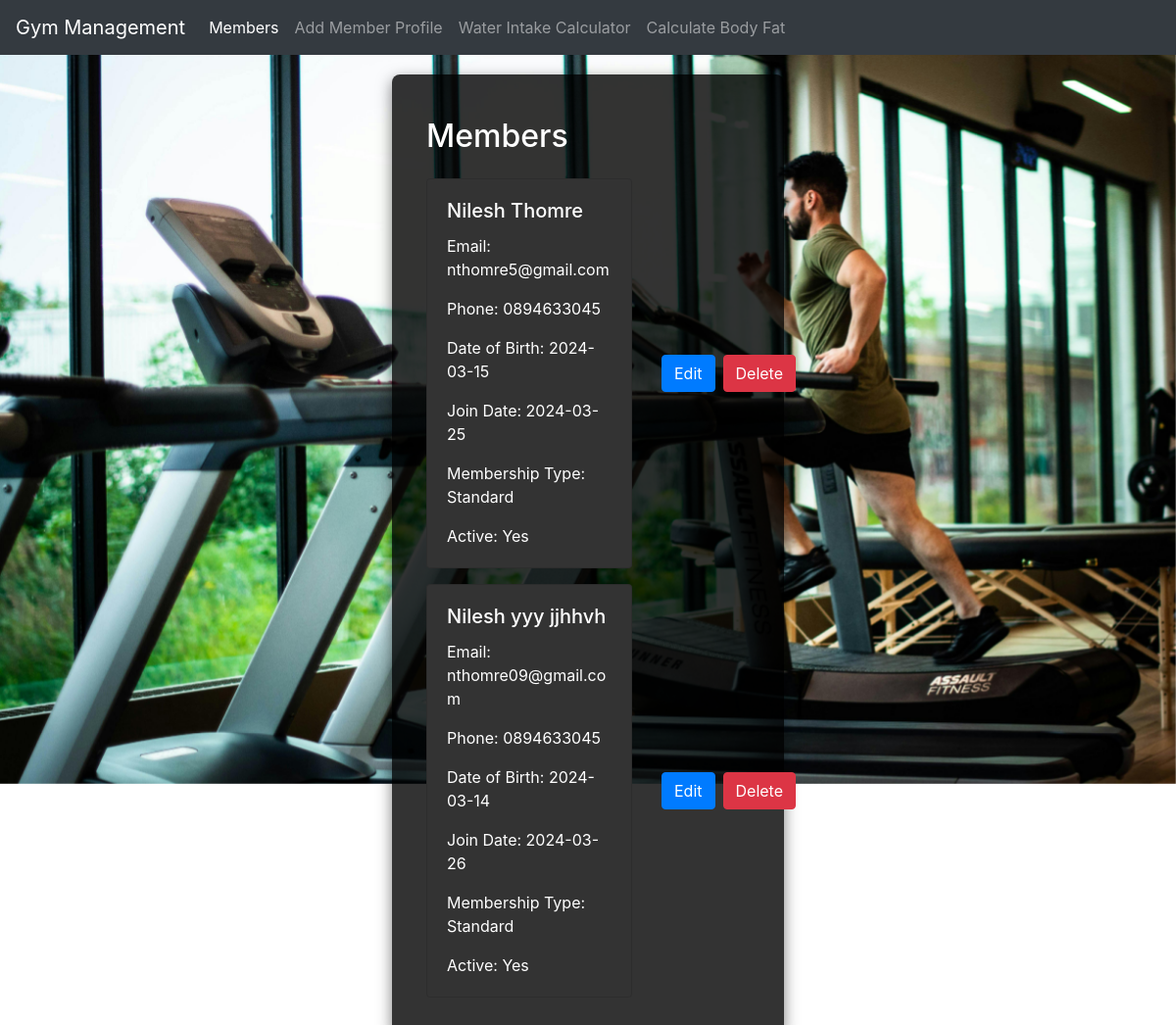
The page /members/ on the database its author committed.
### members/models.py (models this page shows, shortened)
class MemberProfile(models.Model):
    first_name = models.CharField(max_length=100)
    last_name = models.CharField(max_length=100)
    email = models.EmailField(unique=True)
    phone = models.CharField(max_length=15, blank=True)
    date_of_birth = models.DateField(null=True, blank=True)
    join_date = models.DateField(auto_now_add=True)
    membership_type = models.CharField(max_length=10, choices=MEMBERSHIP_CHOICES, default='standard')
    active = models.BooleanField(default=True)
    @property
    def full_name(self):
        return f"{self.first_name} {self.last_name}"

### members/views.py (the view)
# urls.py: path('', lambda request: redirect('member_list', permanent=False)),
def member_list(request):
    member_profiles = MemberProfile.objects.all()
    return render(request, 'members/member_list.html', {'members': member_profiles})

### members/templates/members/member_list.html
{% extends "base.html" %}
{% block content %}
<div class="container mt-4">
    <h2 class="mb-4">Members</h2>
    {% for member_profile in members %}
    <div class="row mb-3">
        <div class="col-md-8">
            <div class="card">
                <div class="card-body">
                    <h5 class="card-title">{{ member_profile.full_name }}</h5>
                    <p class="card-text">Email: {{ member_profile.email }}</p>
                    <p class="card-text">Phone: {{ member_profile.phone }}</p>
                    <p class="card-text">Date of Birth: {{ member_profile.date_of_birth|date:"Y-m-d" }}</p>
                    <p class="card-text">Join Date: {{ member_profile.join_date|date:"Y-m-d" }}</p>
                    <p class="card-text">Membership Type: {{ member_profile.get_membership_type_display }}</p>
                    <p class="card-text">Active: {{ member_profile.active|yesno:"Yes,No" }}</p>
                </div>
            </div>
        </div>
        <div class="col-md-4 d-flex align-items-center">
            <a href="{% url 'edit_member' member_profile.id %}" class="btn btn-primary mr-2">Edit</a>
            <a href="{% url 'delete_member' member_profile.id %}" class="btn btn-danger" onclick="return confirm('Are you sure?');">Delete</a>
        </div>
    </div>
    {% empty %}
    <div class="alert alert-info" role="alert">
        No members found.
    </div>
    {% endfor %}
</div>
{% endblock %}

### members/templates/base.html (shortened to what this page needs)
<!DOCTYPE html>
<html lang="en">
<head>
    <link rel="stylesheet" href="https://stackpath.bootstrapcdn.com/bootstrap/4.5.2/css/bootstrap.min.css">
    {% load static %}
</head>
<body>
<nav class="navbar navbar-expand-lg navbar-dark bg-dark fixed-top">
    <a class="navbar-brand" href="{% url 'homepage' %}">Gym Management</a>
    <div class="collapse navbar-collapse" id="navbarNav">
        <ul class="navbar-nav">
            <li class="nav-item active">
                <a class="nav-link" href="{% url 'member_list' %}">Members<span class="sr-only">(current)</span></a>
            </li>
            <li class="nav-item">
                <a class="nav-link" href="{% url 'add_member_profile' %}">Add Member Profile</a>
            </li>
            <li class="nav-item">
                <a class="nav-link" href="{% url 'water_intake' %}">Water Intake Calculator</a>
            </li>
            <li class="nav-item">
                <a class="nav-link" href="{% url 'calculate_body_fat' %}">Calculate Body Fat</a>
            </li>
        </ul>
    </div>
</nav>
<div id="carouselExampleIndicators" class="carousel slide" data-ride="carousel">
</div>
<div class="content-container">
    <div class="form-container">
        {% block content %}{% endblock %}
    </div>
</div>
</body>
</html>

### members/templates/base.html (style rules this page uses)
body, html { margin: 0; padding: 0; height: 100%; }
body { padding-top: 56px; }
.card { background-color: #333; color: white; }
.carousel, .carousel-item, .carousel-item img { position: fixed; top: 0; left: 0; width: 100%; height: 100vh; object-fit: cover; z-index: -1; }
.content-container { position: relative; z-index: 20; display: flex; justify-content: center; align-items: center; min-height: 100vh; }
.form-container { background-color: rgba(0, 0, 0, 0.8); color: white; padding: 20px; border-radius: 8px; margin: 20px; box-shadow: 0 5px 15px rgba(0, 0, 0, 0.5); width: 100%; max-width: 400px; }
nav { z-index: 30; }

### rows shown on the page
MemberProfile: full_name "Nilesh Thomre", email "nthomre5@gmail.com", phone "0894633045", date_of_birth "2024-03-15", join_date "2024-03-25", membership_type "Standard", active "Yes"
MemberProfile: full_name "Nilesh yyy jjhhvh", email "nthomre09@gmail.com", phone "0894633045", date_of_birth "2024-03-14", join_date "2024-03-26", membership_type "Standard", active "Yes"
